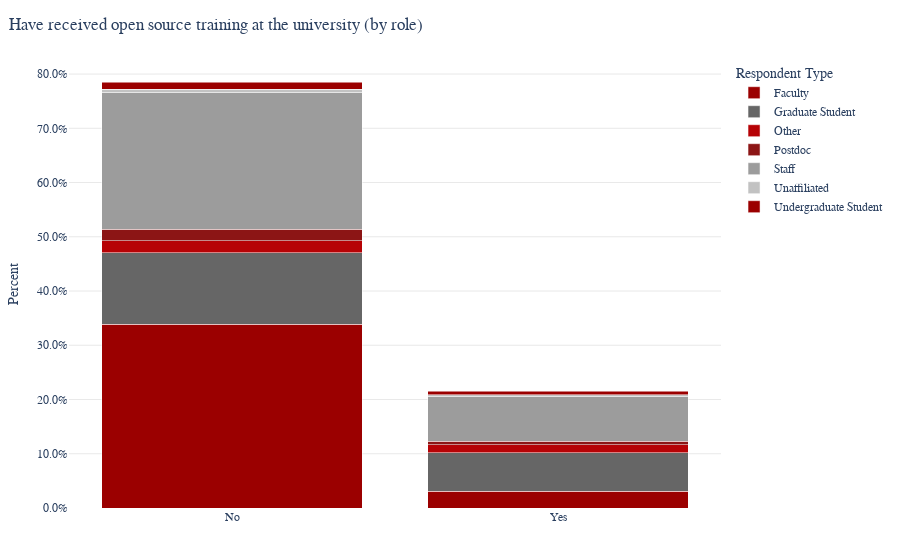

Write notebook code for a chart like this one.
### Markdown cell above
**{glue:}`received_training`%** of respondents said that they have received at least some formal training or education on open source software during their time at UW-Madison. These respondents were distributed by role and affiliation as below:

### Training by Role

### Code cell
fig3 = px.bar(
    c3_df, x="QID25", y="Percent",
    color="Respondent Type",
    barmode="stack",
    title="Have received open source training at the university (by role)"
)
fig3.update_layout(
    yaxis=dict(tickformat=".1%"),
    xaxis_title="",
    plot_bgcolor="white",
    paper_bgcolor="white",
)
fig3.show()
fig3.write_html('_static/fig3.html', full_html=False, include_plotlyjs='cdn')

### Figure 1 — Plotly figure (JSON) as saved in the notebook; plotly's stock layout.template omitted (floating-point values rounded to 4 significant figures)
{"data": [{"hovertemplate": "Respondent Type=Faculty<br>QID25=%{x}<br>Percent=%{y}<extra></extra>", "legendgroup": "Faculty", "marker": {"color": "#9B0000", "pattern": {"shape": ""}}, "name": "Faculty", "orientation": "v", "showlegend": true, "textposition": "auto", "type": "bar", "x": ["No", "Yes"], "xaxis": "x", "y": [0.3385, 0.03077], "yaxis": "y"}, {"hovertemplate": "Respondent Type=Graduate Student<br>QID25=%{x}<br>Percent=%{y}<extra></extra>", "legendgroup": "Graduate Student", "marker": {"color": "#666666", "pattern": {"shape": ""}}, "name": "Graduate Student", "orientation": "v", "showlegend": true, "textposition": "auto", "type": "bar", "x": ["No", "Yes"], "xaxis": "x", "y": [0.1323, 0.07077], "yaxis": "y"}, {"hovertemplate": "Respondent Type=Other<br>QID25=%{x}<br>Percent=%{y}<extra></extra>", "legendgroup": "Other", "marker": {"color": "#B60205", "pattern": {"shape": ""}}, "name": "Other", "orientation": "v", "showlegend": true, "textposition": "auto", "type": "bar", "x": ["No", "Yes"], "xaxis": "x", "y": [0.02154, 0.01538], "yaxis": "y"}, {"hovertemplate": "Respondent Type=Postdoc<br>QID25=%{x}<br>Percent=%{y}<extra></extra>", "legendgroup": "Postdoc", "marker": {"color": "#8c1515", "pattern": {"shape": ""}}, "name": "Postdoc", "orientation": "v", "showlegend": true, "textposition": "auto", "type": "bar", "x": ["No", "Yes"], "xaxis": "x", "y": [0.02154, 0.006154], "yaxis": "y"}, {"hovertemplate": "Respondent Type=Staff<br>QID25=%{x}<br>Percent=%{y}<extra></extra>", "legendgroup": "Staff", "marker": {"color": "#9c9c9c", "pattern": {"shape": ""}}, "name": "Staff", "orientation": "v", "showlegend": true, "textposition": "auto", "type": "bar", "x": ["No", "Yes"], "xaxis": "x", "y": [0.2523, 0.08308], "yaxis": "y"}, {"hovertemplate": "Respondent Type=Unaffiliated<br>QID25=%{x}<br>Percent=%{y}<extra></extra>", "legendgroup": "Unaffiliated", "marker": {"color": "#c2c2c2", "pattern": {"shape": ""}}, "name": "Unaffiliated", "orientation": "v", "showlegend": true, "textposition": "auto", "type": "bar", "x": ["No", "Yes"], "xaxis": "x", "y": [0.006154, 0.003077], "yaxis": "y"}, {"hovertemplate": "Respondent Type=Undergraduate Student<br>QID25=%{x}<br>Percent=%{y}<extra></extra>", "legendgroup": "Undergraduate Student", "marker": {"color": "#9B0000", "pattern": {"shape": ""}}, "name": "Undergraduate Student", "orientation": "v", "showlegend": true, "textposition": "auto", "type": "bar", "x": ["No", "Yes"], "xaxis": "x", "y": [0.01231, 0.006154], "yaxis": "y"}], "layout": {"barmode": "stack", "legend": {"title": {"text": "Respondent Type"}, "tracegroupgap": 0}, "paper_bgcolor": "white", "plot_bgcolor": "white", "title": {"text": "Have received open source training at the university (by role)"}, "xaxis": {"anchor": "y", "domain": [0.0, 1.0], "title": {"text": ""}}, "yaxis": {"anchor": "x", "domain": [0.0, 1.0], "tickformat": ".1%", "title": {"text": "Percent"}}}}
